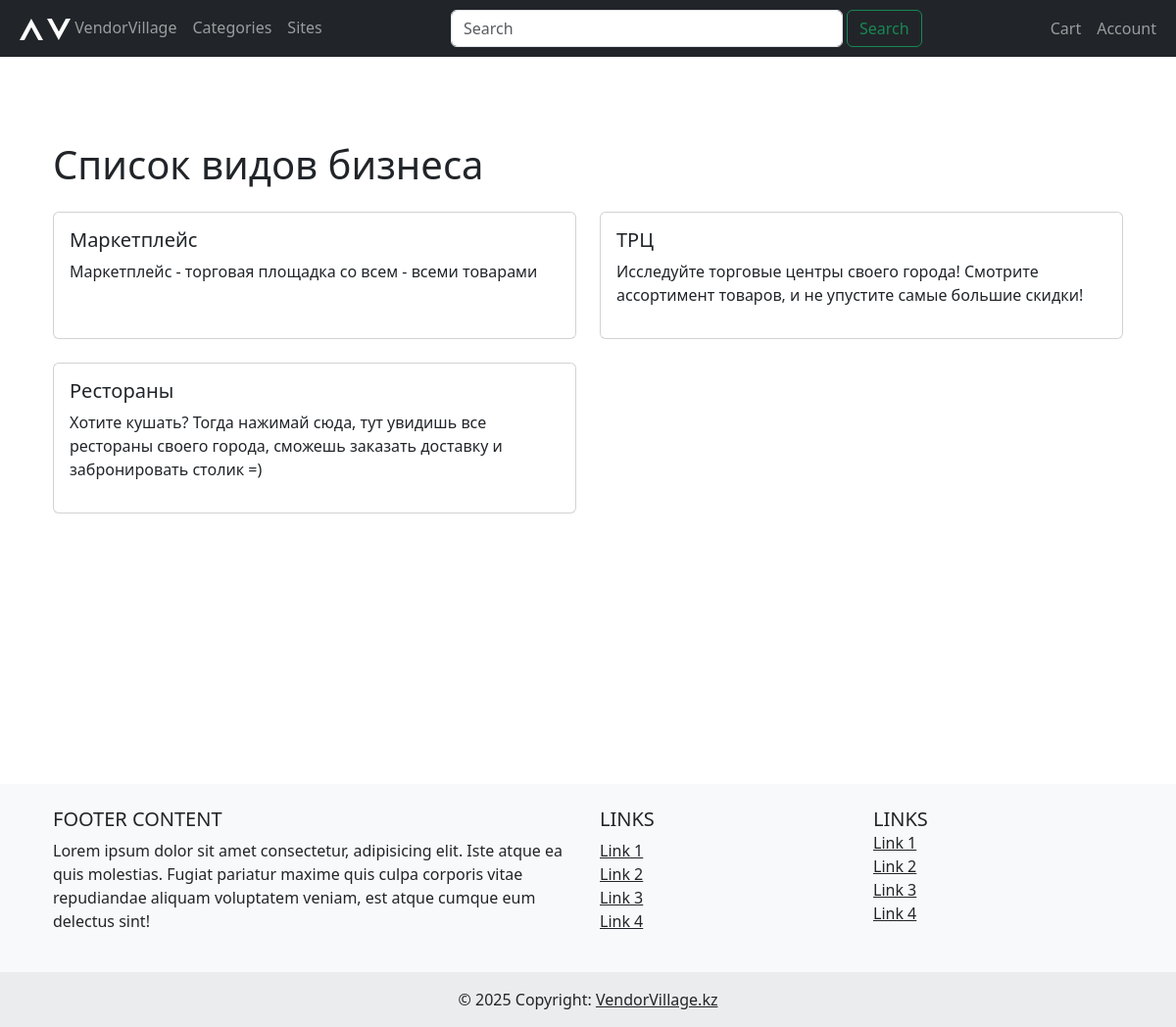
Before: /bussiness_categories with the older database file.
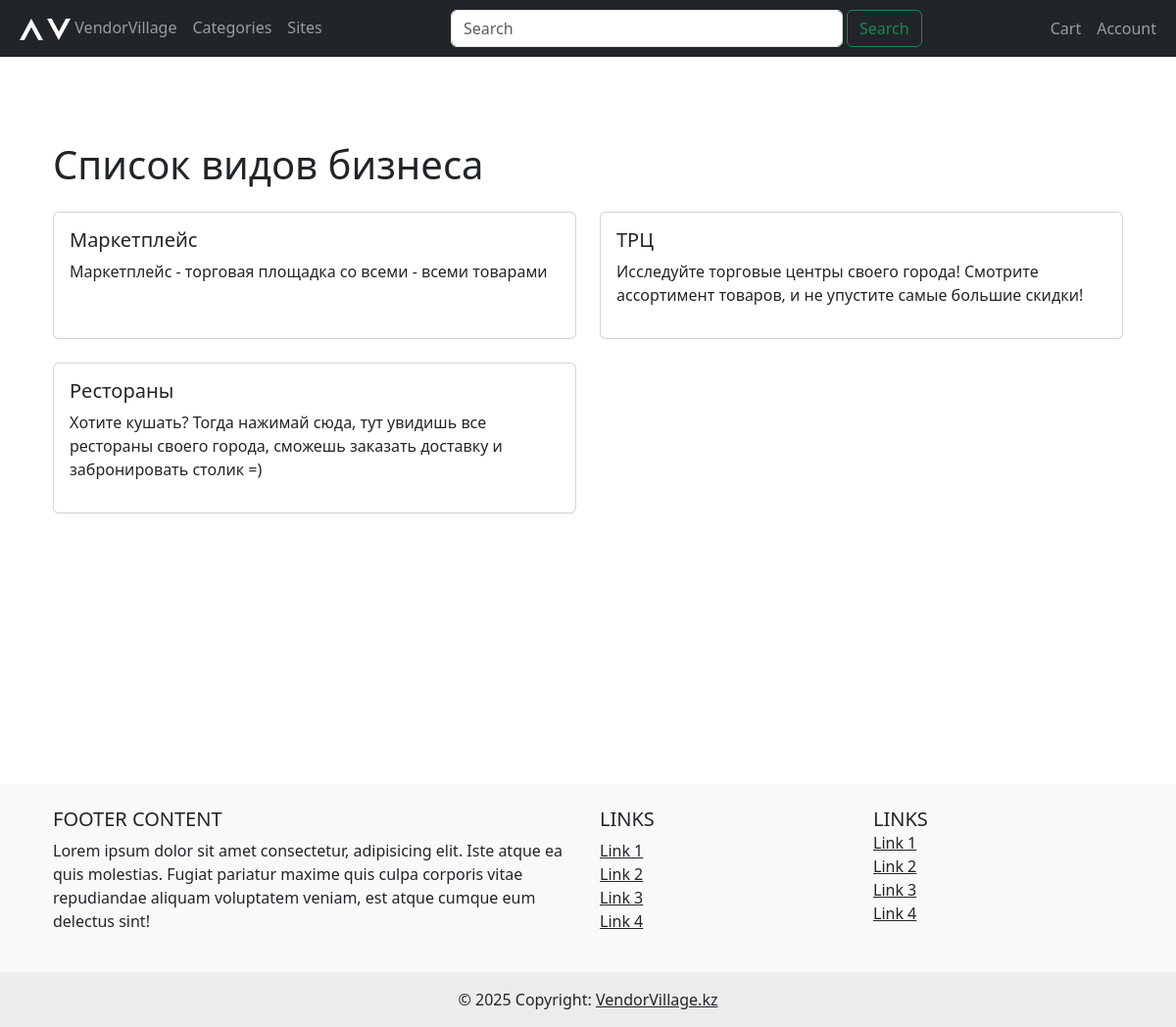
After: the same page with the newer database file.
### core/models.py (models this page shows, shortened)
class BusinessType(models.Model):
    name = models.CharField(max_length=100, unique=True)
    description = models.TextField(blank=True, null=True)
    url = models.CharField(max_length=100, blank=True, null=True, default='no_url')

### core/views.py (the view)
# urls.py: path('bussiness_categories', views.bussiness_categories_list, name='bussiness_categories_list'),
def bussiness_categories_list(request):
    business_types = BusinessType.objects.all()
    context = {
        'business_types': business_types
    }
    return render(request, 'core/bussiness_list.html', context)

### templates/core/bussiness_list.html (shortened to what this page needs)
{% extends "base.html" %}
{% load static %}
{% block content %}
<div class="container my-5">
    <h1 class="mb-4">Список видов бизнеса</h1>
    {% if business_types %}
        <div class="row row-cols-1 row-cols-md-2 g-4">
            {% for bt in business_types %}
                <div class="col">
                    <div class="card h-100">
                        <div class="card-body position-relative">
                            <h5 class="card-title">{{ bt.name }}</h5>
                            <p class="card-text">{{ bt.description }}</p>
                        </div>
                    </div>
                </div>
            {% endfor %}
        </div>
    {% else %}
        <p>Пока нет видов бизнеса.</p>
    {% endif %}
</div>
{% endblock %}

Changed rows visible on the page:
changed BusinessType "Маркетплейс": description "Маркетплейс - торговая площадка со всем - всеми товарами" → "Маркетплейс - торговая площадка со всеми - всеми товарами"
